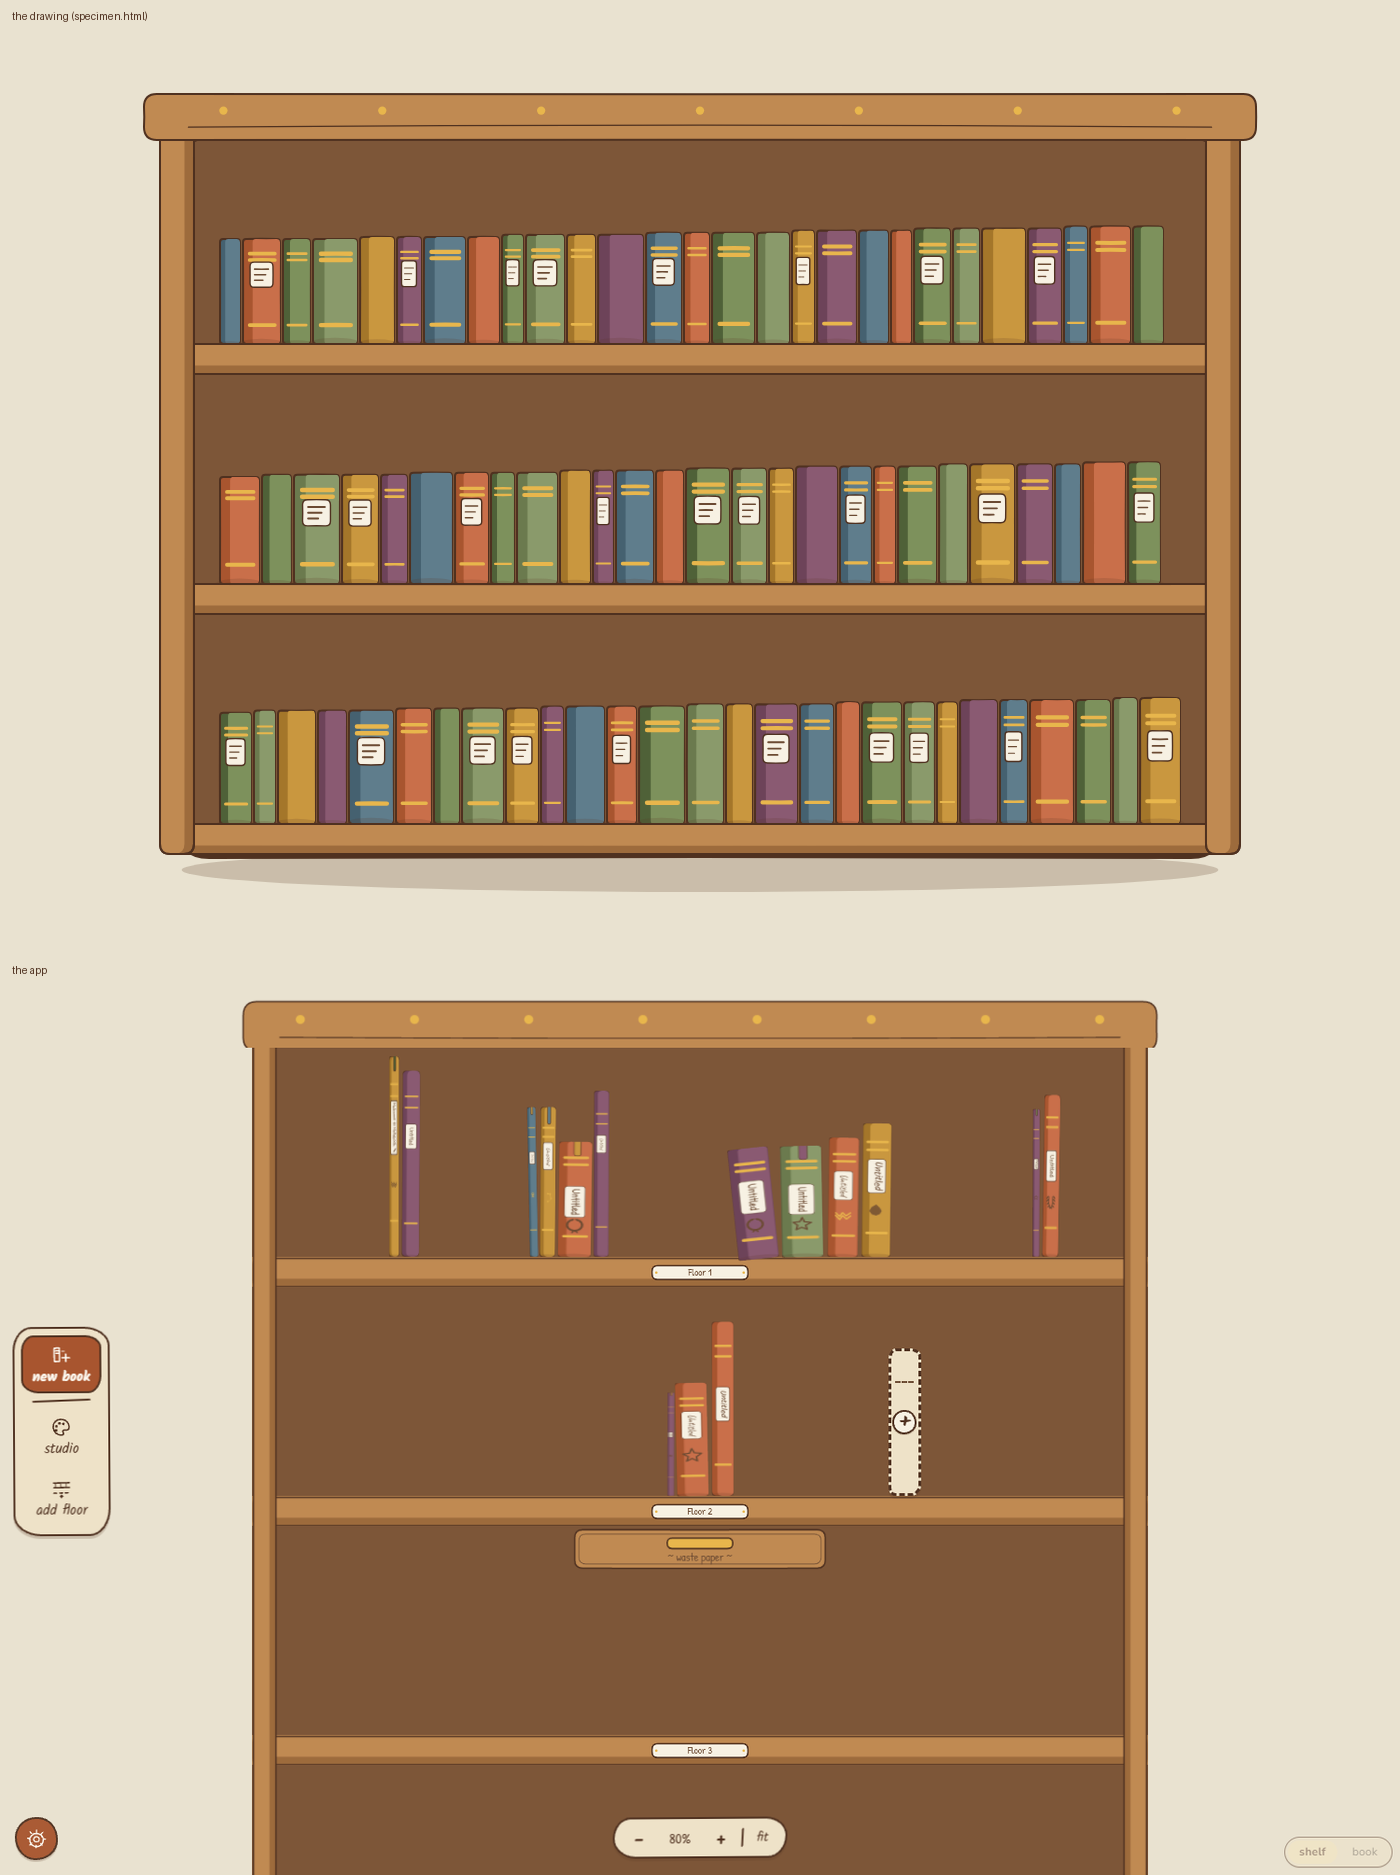

Reproduce this figure in Python.
"""shots-now/compare.py — the specimen and the live app, stacked.

The specimen is the reference: it is the flat vocabulary drawn straight onto a
canvas with nothing on top. The app is only finished when it looks like that.

Showing them apart is how the last round went wrong — a good specimen implied
a good app, and the app was being blown out by a lighting pass drawn after the
art. Same frame, same width, no excuses.

Usage: python shots-now/compare.py
"""
from __future__ import annotations

import sys
from pathlib import Path

try:
    from PIL import Image, ImageDraw
except ImportError as exc:  # pragma: no cover - operator feedback
    sys.exit(f"needs pillow: {exc}")

HERE = Path(__file__).resolve().parent
PAIRS = [("specimen.png", "the drawing (specimen.html)"), ("shelf-flat.png", "the app")]
LABEL_H = 34
BG = (233, 226, 208)
INK = (79, 49, 32)


def main() -> int:
    images = []
    for name, label in PAIRS:
        path = HERE / name
        if not path.is_file():
            sys.exit(f"missing {path} — run shots-now/specimen.mjs and shots-now/shot.mjs first")
        images.append((Image.open(path).convert("RGB"), label))

    width = min(im.width for im, _ in images)
    scaled = []
    for im, label in images:
        if im.width != width:
            h = round(im.height * width / im.width)
            im = im.resize((width, h), Image.LANCZOS)
        scaled.append((im, label))

    total = sum(im.height + LABEL_H for im, _ in scaled)
    out = Image.new("RGB", (width, total), BG)
    d = ImageDraw.Draw(out)

    y = 0
    for im, label in scaled:
        d.text((12, y + 10), label, fill=INK)
        y += LABEL_H
        out.paste(im, (0, y))
        y += im.height

    dest = HERE / "compare.png"
    out.save(dest)
    print(f"{dest}  ({width}x{total})")
    return 0


if __name__ == "__main__":
    raise SystemExit(main())
